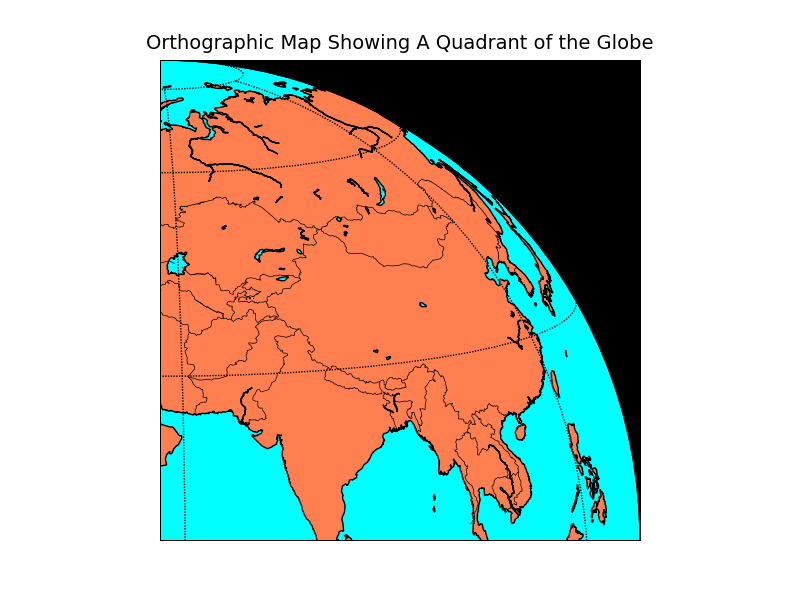

Here is the Python script that generated this plot:
from mpl_toolkits.basemap import Basemap
import numpy as np
import matplotlib.pyplot as plt
fig = plt.figure()
# global ortho map centered on lon_0,lat_0
lat_0=10.; lon_0=57.
# resolution = None means don't process the boundary datasets.
m1 = Basemap(projection='ortho',lon_0=lon_0,lat_0=lat_0,resolution=None)
# add an axes with a black background
ax = fig.add_axes([0.1,0.1,0.8,0.8],axisbg='k')
# plot just upper right quadrant (corners determined from global map).
# keywords llcrnrx,llcrnry,urcrnrx,urcrnry used to define the lower
# left and upper right corners in map projection coordinates.
# llcrnrlat,llcrnrlon,ucrnrlon,urcrnrlat could be used to define
# lat/lon values of corners - but this won't work in cases such as this
# where one of the corners does not lie on the earth.
m = Basemap(projection='ortho',lon_0=lon_0,lat_0=lat_0,resolution='l',\
    llcrnrx=0.,llcrnry=0.,urcrnrx=m1.urcrnrx/2.,urcrnry=m1.urcrnry/2.)
m.drawcoastlines()
m.drawmapboundary(fill_color='aqua')
m.fillcontinents(color='coral',lake_color='aqua')
m.drawcountries()
# draw parallels and meridians.
m.drawparallels(np.arange(-90.,120.,30.))
m.drawmeridians(np.arange(0.,360.,60.))
m.drawmapboundary()
plt.title('Orthographic Map Showing A Quadrant of the Globe')
plt.savefig('ortho_partial.png')
